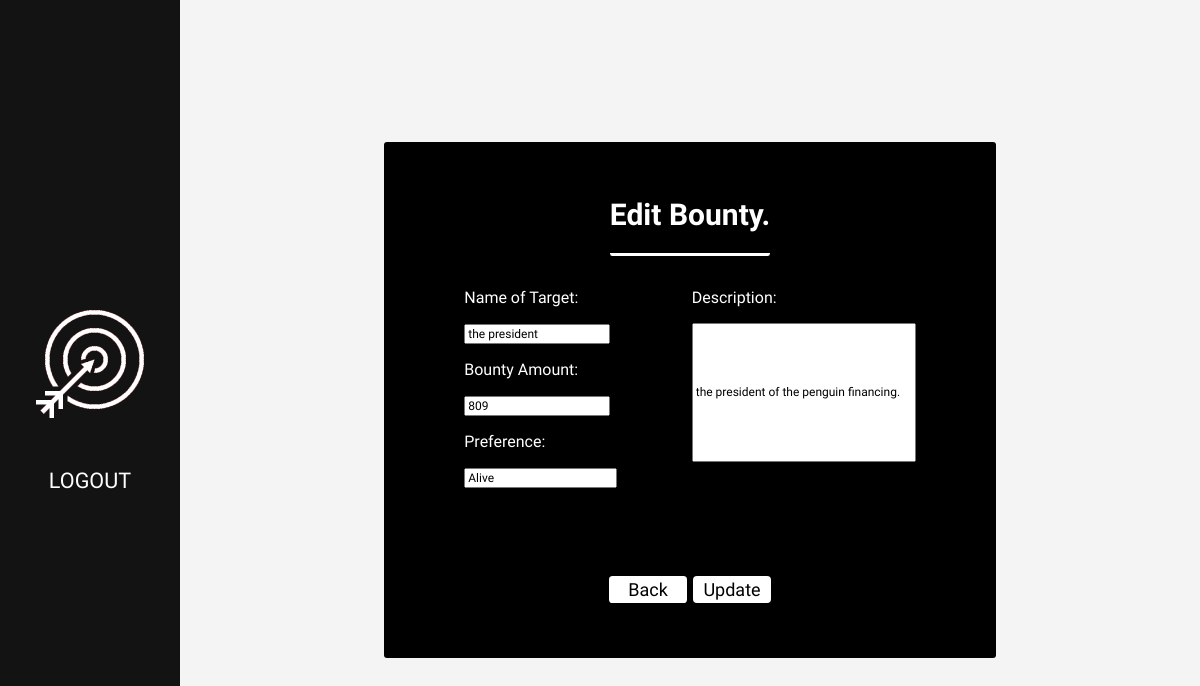
The page /edit_bounty/19/ (signed in) on the database its author committed.
### app/models.py (models this page shows)
class BountyPost(models.Model):
    user = models.ForeignKey(User, on_delete=models.CASCADE, null=True, blank=True)
    target_name = models.CharField(max_length=20)
    description = models.TextField()
    bounty = models.IntegerField()
    WANTED = (
        ("Dead", "Dead"),
        ("Alive", "Alive"),
        ("Either", "Either"),
    )
    dead_or_alive = models.CharField(max_length=6, choices=WANTED)
    completed = models.BooleanField()

### app/decorators.py (the view)
    def wrapper_function(request, *args, **kwargs):
        group = None
        if request.user.groups.exists():
            group = request.user.groups.all()[0].name
        if group == 'Hunter':
            return redirect('hunter_home')
        if group == 'Customer' or group == 'admin':
            return view_func(request, *args, **kwargs)

### app/views.py (called while the page is built, shortened)
@login_required(login_url='login')
@customer_only
def editBounty(request, id):
    bounty = BountyPost.objects.get(id=id)
    context= {'form':bounty}
    return render(request, 'edit.html', context)

### app/templates/edit.html (shortened to what this page needs)
{% extends 'base.html' %}
{%block content%}
<form action="" method="POST" class='container2'>
    <div class="contents1">
        <h3>Edit Bounty.</h3>
        <div class='contents2'>
            <div>
                <div>
                    <p>Name of Target:</p>
                    <input name='name9' id='name_9' type="text" value='{{form.target_name}}'>
                </div>
                <div>
                    <p>Bounty Amount:</p>
                    <input name='bounty9' id='bounty_9' type="number" value='{{form.bounty}}'>
                </div>
                <div>
                    <p>Preference:</p>
                    <input name='pref9' id='pref_9' type="text" value='{{form.dead_or_alive}}'>
                </div>
                </div>
                <div>
                    <p>Description:</p>
                    <input name='des9' id='des_9' type="text" value='{{form.description}}'>
                </div>
        </div>
        <div class='grp_btn'>
            <a href="{% url 'view' %}"><div class='back_btn'><p>Back</p></div></a>
            <input id='crt_bounty' type="submit" value='Update'>
        </div>
    </div>
</form>
{%endblock content%}

### app/static/styles.css (style rules this page uses)
body { min-height: 100vh; min-width: 100%; background-color: #131313; margin: 0; display: flex; justify-content: flex-end; flex-direction: row; }
.second_body { min-height: 100vh; min-width: 100%; background-color: #f4f4f4; margin: 0; display: block; }
.container2 { position: absolute; right: 0; top: 0; height: 100vh; width: 85vw; display: flex; flex-direction: column; flex-wrap: wrap; align-items: center; justify-content: center; }
.contents1 { background-color: black; color: white; font-family: 'Alexandria', sans-serif; width: 50vw; height: 63vh; display: flex; flex-direction: column; flex-wrap: wrap; align-items: center; justify-content: center; border-radius: 3px; padding: .5vw; }
.contents1 h3 { margin: 0; font-size: 2.5vw; border-bottom: white solid .3vw; border-radius: .2vw; height: 7vh; margin-bottom: 2vh; }
.contents2 { display: flex; flex-direction: row; flex-wrap: wrap; align-items: space-evenly; justify-content: space-evenly; height: 38vh; width: 100%; }
#crt_bounty { background-color: white; font-family: 'Alexandria', sans-serif; color: black; border: none; font-size: 1.5vw; height: 2.3vw; width: 6.5vw; border-radius: 4px; transition: .5s; }
#name_9 { width: 11.5vw; font-size: 1vw; font-family: 'Alexandria', sans-serif; }
#bounty_9 { width: 11.5vw; font-size: 1vw; font-family: 'Alexandria', sans-serif; }
#pref_9 { width: 12.1vw; font-size: 1vw; font-family: 'Alexandria', sans-serif; }
#des_9 { font-size: 1vw; font-family: 'Alexandria', sans-serif; height: 11.1vw; width: 18vw; display: flex; }
.back_btn { color: black; font-family: 'Alexandria', sans-serif; font-size: 1.5vw; background-color: white; height: 2.2vw; width: 6.5vw; display: flex; align-items: center; justify-content: center; border-radius: .2em; transition: .5s; }
.grp_btn { display: flex; justify-content: center; align-items: center; column-gap: .5vw; }
.grp_btn a { text-decoration: none; }

### rows shown on the page
BountyPost: name9 "the president", bounty9 "809", pref9 "Alive", des9 "the president of the penguin financing."
